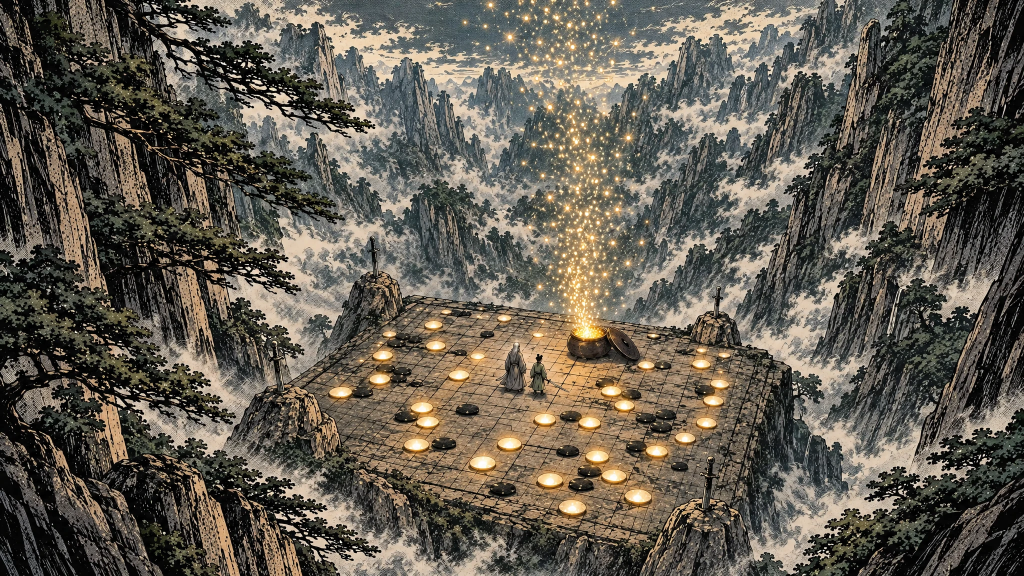
#> input picture asset-gen/finale-video/panels-wide/f3-stones.webp, 2048 x 1152 px, given in place of f3-stones.png, which was not available (shown at 1/2 size)
$ python cut169.py
#> lines starting #> are read from the running program, lines starting #| are printed output that depends on the picture
### asset-gen/finale-video/make/comic.py
# Comic-page compositor for the ending film (the prologue film's, with two additions: drifting
# lights and a panel made from an image in memory): panels whose shapes animate (slanted entrances that
# expand to the full frame, halftone-dot wipes, an iris), a camera that moves "on twos", print
# misregistration on impacts, burst lines, sound-effect lettering, narration boxes and speech
# balloons with vertical text in the game's serif. Frames are piped to ffmpeg.
import math, os, subprocess
import numpy as np
from PIL import Image, ImageDraw, ImageFont, ImageChops
from fontTools.ttLib import TTFont
# The frame: 1080 x 1920 for the upright cut; set COMIC_FRAME=1920x1080 before importing for the wide one.
W, H = (int(v) for v in os.environ.get('COMIC_FRAME', '1080x1920').split('x'))
FPS = 30
STEP = 2 / FPS   # camera moves on twos
INK, PAPER = (12, 12, 14), (246, 240, 226)
# The game's serif and its supplement; then the font they were cut from (Noto Serif CJK TC Bold, face 3 of the
# collection in Debian's fonts-noto-cjk) for a character the game does not yet have (枯); WenQuanYi Zen Hei last.
FONT_FILES = [('river-serif.ttf', 0), ('extra-serif.ttf', 0), ('/usr/share/fonts/opentype/noto/NotoSerifCJK-Bold.ttc', 3),
              ('/usr/share/fonts/truetype/wqy/wqy-zenhei.ttc', 0)]
FONT_FILES = [f for f in FONT_FILES if os.path.exists(f[0])]
CMAPS = [TTFont(f, fontNumber=i).getBestCmap() for f, i in FONT_FILES]
_fc = {}
# [7 lines left out: function font, not called in this run]
clamp = lambda x, a=0, b=1: min(b, max(a, x))
ease = lambda t: 0.5 - 0.5 * math.cos(math.pi * clamp(t))
out3 = lambda t: 1 - (1 - clamp(t)) ** 3
out5 = lambda t: 1 - (1 - clamp(t)) ** 5
lerp = lambda a, b, k: a + (b - a) * k
FULL = [(-40, -40), (W + 40, -40), (W + 40, H + 40), (-40, H + 40)]

# [10 lines left out: function interp, not called in this run]

class Panel:
    """An image shown through an animated shape. cam(u) -> (zoom, cx, cy) over the panel's life
    u in [0, 1]; poly: keyframes of four screen points; mask 'poly', 'dots' or 'iris'."""
    def __init__(self, src, t_in, t_out, cam, poly=None, mask='poly', reveal=None, center=None, border=True, shake=None, anchor=None):
        self.im = (Image.open(src) if isinstance(src, str) else src).convert('RGB')   # a file, or an image made in the cut
        self.t_in, self.t_out, self.cam = t_in, t_out, cam
        self.poly = poly or [(t_in, FULL)]
        self.mask, self.reveal, self.center, self.border, self.shake = mask, reveal, center or (W / 2, H / 2), border, shake
        self.anchor = anchor   # ((image x, image y), (screen x, screen y)): pin that point of the picture to that spot
    def active(self, t): return self.t_in <= t < self.t_out
    # [78 lines left out: functions full_at, render, misregister, burst, not called in this run]

def text_layer(size_wh):
    return Image.new('RGBA', size_wh), None

# [25 lines left out: functions sfx, vertical_columns, not called in this run]

def column_box(cols, size, gap=1.06, col_gap=1.2):
    return len(cols) * size * col_gap, max(len(c) for c in cols) * size * gap

# [41 lines left out: functions balloon, narration, not called in this run]

def flash(canvas, k, color=(255, 252, 240)):
    if 0 < k < 1:
        canvas.paste(Image.new('RGB', canvas.size, color), (0, 0), Image.new('L', canvas.size, int(255 * (1 - k))))

# [151 lines left out: functions hold_until_covered, render, _cell, columns_hk, box_hk, balloon_hk and 5 more, not called in this run]

### asset-gen/finale-video/make/cut169.py
# The 59 s ending film, wide (1920 x 1080). Same timeline, words and lettering as cut59.py (both read
# timeline.py); the panels are the 16:9 ones in w/, and the layout is made for a landscape frame:
# where the upright cut stacks the page of the hit (求敗's eyes above, the youth below), this one
# sets the two panels side by side (the youth on the left, the eyes on the right).
import os
os.environ['COMIC_FRAME'] = '1920x1080'
from comic import *
from PIL import ImageEnhance
from timeline import DUR, T, WORDS, NAME
PAN = 'w/'
def cam(z0, z1, cx0, cx1, cy0, cy1, curve=ease):
    return lambda u: (lerp(z0, z1, curve(u)), lerp(cx0, cx1, curve(u)), lerp(cy0, cy1, curve(u)))
def punch(z0, z1, amt, cx, cy, d=.12):
    return lambda u: (lerp(z0, z1, ease(u)) * (1 + amt * (1 - out5(u / d))), cx, cy)
LEFT_PAGE = [(-20, -20), (860, -20), (740, H + 20), (-20, H + 20)]
RIGHT_PAGE = [(860, -20), (W + 20, -20), (W + 20, H + 20), (740, H + 20)]
OFF_RIGHT = [(W + 60, -20), (W + 900, -20), (W + 900, H + 20), (W + 180, H + 20)]
SHAPES = {
 'eyes':  ([(W + 60, 470), (W + 400, 440), (W + 400, 640), (W + 60, 670)], [(-20, 490), (W + 20, 450), (W + 20, 660), (-20, 700)]),
 'left':  ([(-1100, -20), (-60, -20), (-280, H + 20), (-1100, H + 20)], [(-20, -20), (980, -20), (760, H + 20), (-20, H + 20)]),
 'right': (OFF_RIGHT, [(900, -20), (W + 20, -20), (W + 20, H + 20), (1020, H + 20)]),
 'page':  (OFF_RIGHT, RIGHT_PAGE),
}
def enter(t0, shape, slide=.18, hold=.35, grow=.4, stay=False):
    a, b = SHAPES[shape]
    keys = [(t0, a), (t0 + slide, b)]
    if not stay: keys += [(t0 + slide + hold, b), (t0 + slide + hold + grow, FULL)]
    return keys
def decay(t0, d=.45, a=1.0): return lambda t: a * clamp(1 - (t - t0) / d) if t >= t0 else 0
def reveal(t0, d): return lambda t: ease((t - t0) / d)

def stones_cam(t):   # holds on the board while the stones light, then follows the lights up the valley
    k = ease((t - (T['lit'] + .9)) / (T['f4'] - T['lit'] - .5))
    return lerp(1.34, 1.12, k), .5, lerp(.95, .05, k)
stones_cam.clock = True
LIT = Image.open(PAN + 'f3-stones.png').convert('RGB')
#> LIT is the input picture: PIL image 2048x1152 RGB; mean R, G, B 98, 91.8, 80.8
UNLIT = ImageEnhance.Brightness(ImageEnhance.Color(LIT).enhance(.3)).enhance(.6)   # the same picture before the stones light
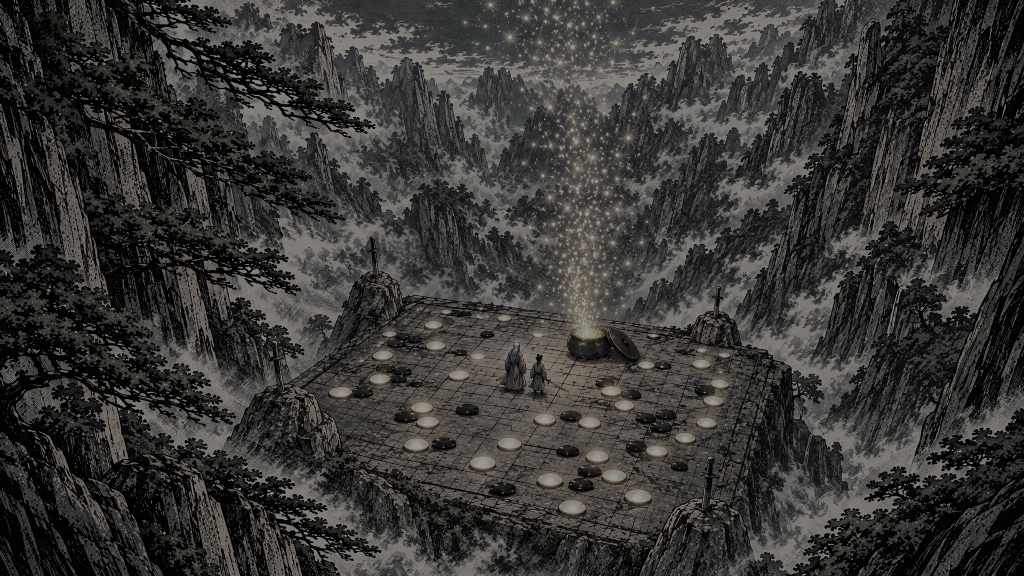
#> UNLIT: PIL image 2048x1152 RGB (shown at 1/2 size); mean R, G, B 55.8, 54.7, 52.7
P = [
 Panel(PAN + 'f1-twig.png',    T['f1'], T['f2'], cam(1.0, 1.08, .4, .38, .4, .4)),
 Panel(PAN + 'f2-setdown.png', T['f2'], T['f3'], cam(1.08, 1.03, .5, .5, .5, .6), mask='fade', reveal=reveal(T['f2'], .9)),
 Panel(UNLIT,                  T['f3'], T['f4'], stones_cam, mask='fade', reveal=reveal(T['f3'], 1.1)),
 Panel(LIT,                    T['lit'], T['f4'], stones_cam, mask='dots', reveal=reveal(T['lit'], 2.4)),
 Panel(PAN + 'f4-thanks.png',  T['f4'], T['f5'], cam(1.0, 1.06, .55, .6, .3, .3), mask='fade', reveal=reveal(T['f4'], .9)),
 Panel(PAN + 'f5-wei.png',     T['f5'], T['f6'], cam(1.1, 1.0, .5, .5, .4, .5), poly=enter(T['f5'], 'right', .5, .55, .7)),
 Panel(PAN + 'f6-stance.png',  T['f6'], T['f7'], lambda u: (1.0, .5, .5), poly=[(T['f6'], FULL), (T['eyes'], FULL), (T['eyes'] + .14, LEFT_PAGE)]),
 Panel(PAN + 'f6-eyes.png',    T['eyes'], T['f7'], lambda u: (1.0, .5, .5), poly=enter(T['eyes'], 'page', .14, stay=True), shake=decay(T['eyes'], .3, .5)),
 Panel(PAN + 'f7-leave.png',   T['f7'], T['f8'], cam(1.3, 1.0, .9, .5, .4, .5), mask='fade', reveal=reveal(T['f7'], 1.2)),
 Panel(PAN + 'f8-wake.png',    T['f8'], T['f9'], cam(1.08, 1.08, .5, .5, .45, .45), poly=enter(T['f8'], 'eyes', .1, .3, .25), shake=decay(T['f8'], .5), anchor=((1030, 600), (960, 575))),
 Panel(PAN + 'f9-sword.png',   T['f9'], T['f10'], cam(1.12, 1.0, .5, .5, .4, .5, curve=out3), mask='iris', reveal=reveal(T['f9'], .9), center=(W * .47, H * .42)),
 Panel(PAN + 'f10-eagle.png',  T['f10'], T['f11'], punch(1.0, 1.06, -.15, .5, .2), poly=enter(T['f10'], 'left', .12, .2, .25), shake=decay(T['f10'], .4)),
 Panel(PAN + 'f11-name.png',   T['f11'], DUR, cam(1.0, 1.08, .5, .5, .3, .3), mask='fade', reveal=reveal(T['f11'], 1.0)),
]
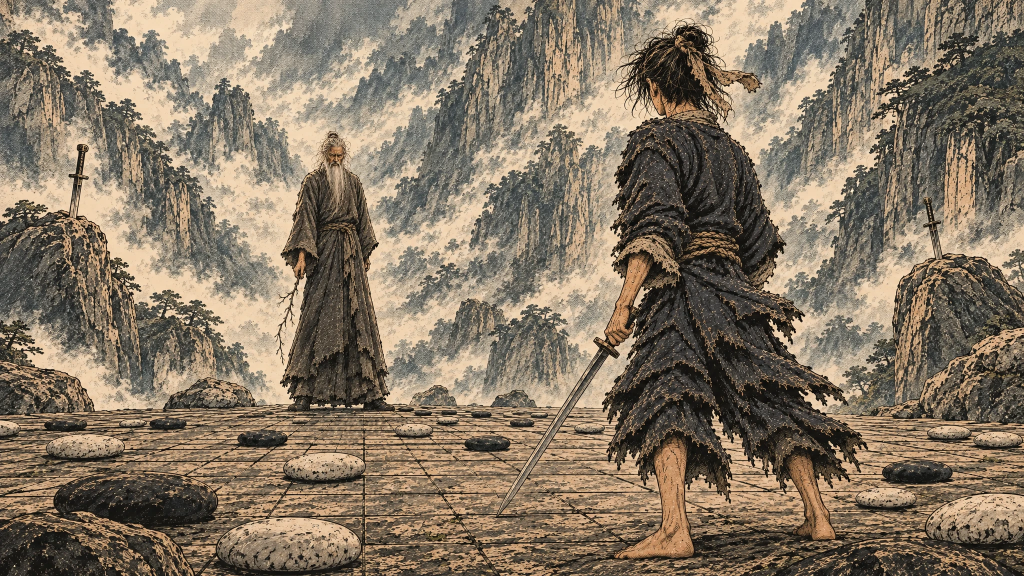
#> input picture asset-gen/finale-video/panels-wide/f1-twig.webp, 2048 x 1152 px, given in place of f1-twig.png, which was not available (shown at 1/2 size)
#> in __init__, self.im is the input picture: PIL image 2048x1152 RGB; mean R, G, B 132.5, 118.3, 99.9
#> call 2 of __init__, with src = 'w/f2-setdown.png', t_in = 4.6, t_out = 9.2, mask = 'fade', border = True
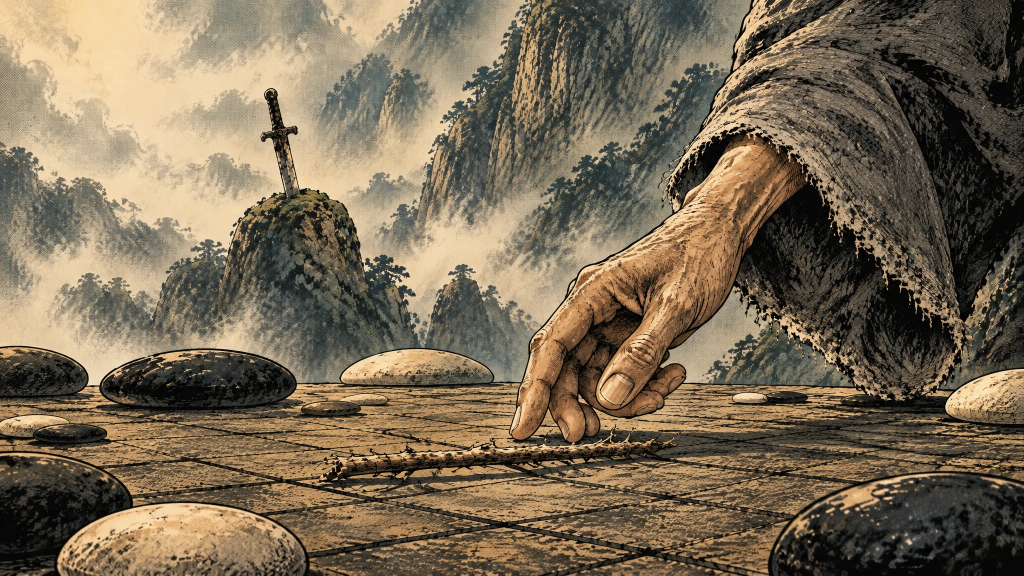
#> input picture asset-gen/finale-video/panels-wide/f2-setdown.webp, 2048 x 1152 px, given in place of f2-setdown.png, which was not available (shown at 1/2 size)
#> in __init__, self.im is the input picture: PIL image 2048x1152 RGB; mean R, G, B 121.1, 106.7, 84.9
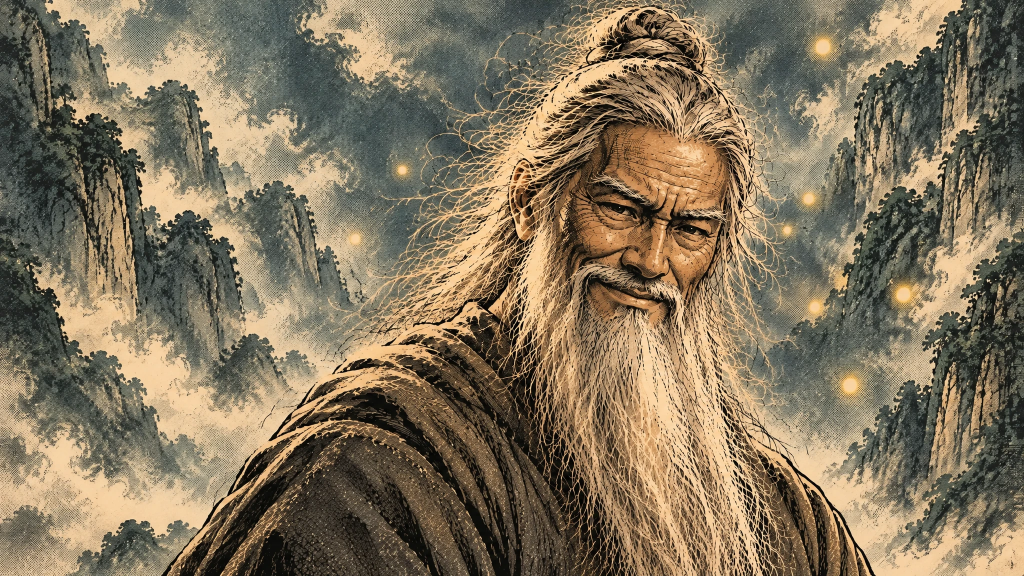
#> input picture asset-gen/finale-video/panels-wide/f4-thanks.webp, 2048 x 1152 px, given in place of f4-thanks.png, which was not available (shown at 1/2 size)
#> in __init__, self.im is the input picture: PIL image 2048x1152 RGB; mean R, G, B 130.9, 116.7, 93
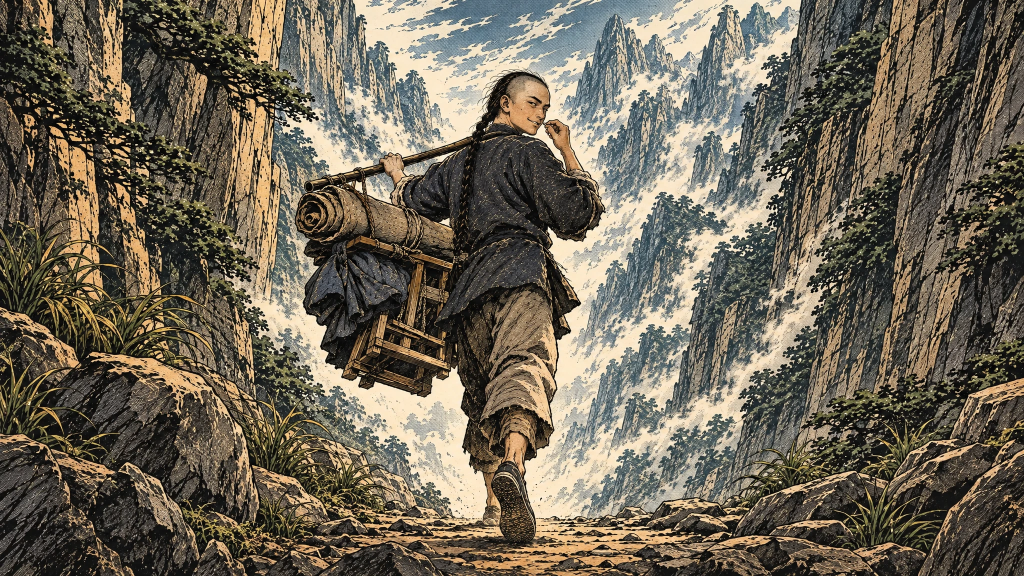
#> input picture asset-gen/finale-video/panels-wide/f5-wei.webp, 2048 x 1152 px, given in place of f5-wei.png, which was not available (shown at 1/2 size)
#> in __init__, self.im is the input picture: PIL image 2048x1152 RGB; mean R, G, B 109.9, 101.8, 86.4
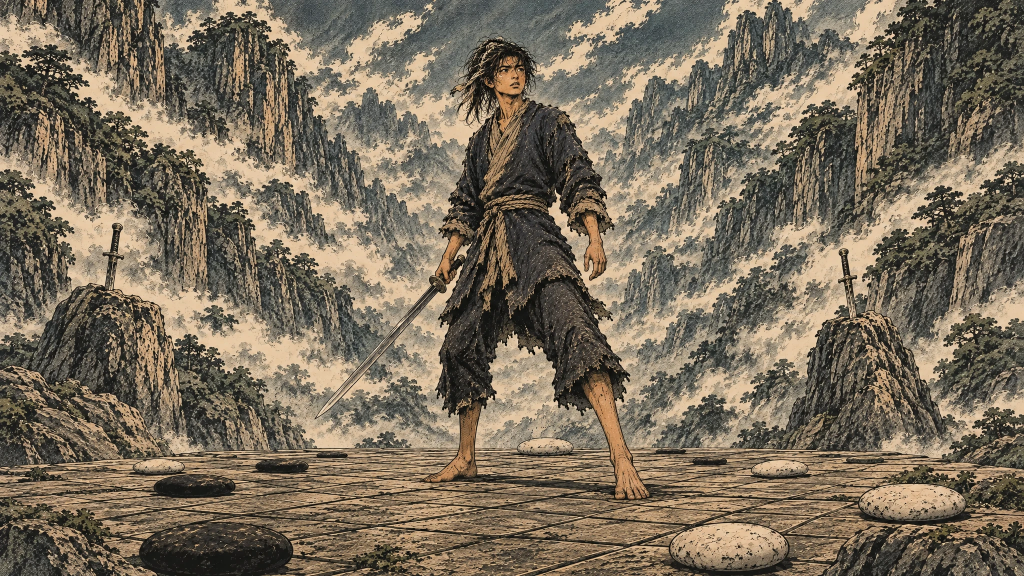
#> input picture asset-gen/finale-video/panels-wide/f6-stance.webp, 2048 x 1152 px, given in place of f6-stance.png, which was not available (shown at 1/2 size)
#> in __init__, self.im is the input picture: PIL image 2048x1152 RGB; mean R, G, B 120.5, 108.9, 91.3
#> (the run stopped early here; a loop or call above may not have finished)
